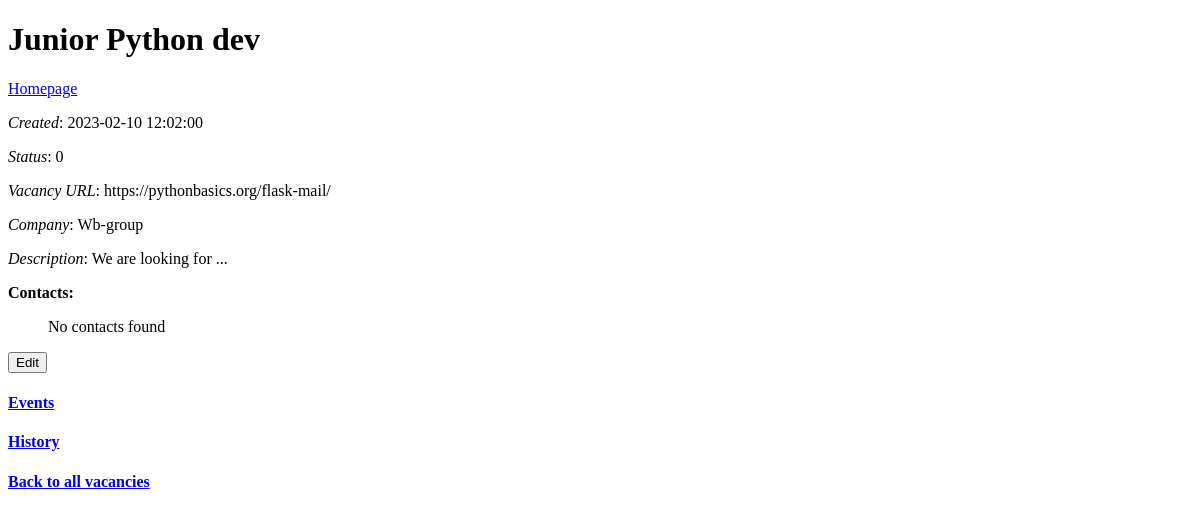
The page /vacancy/4 on the database as committed earlier.
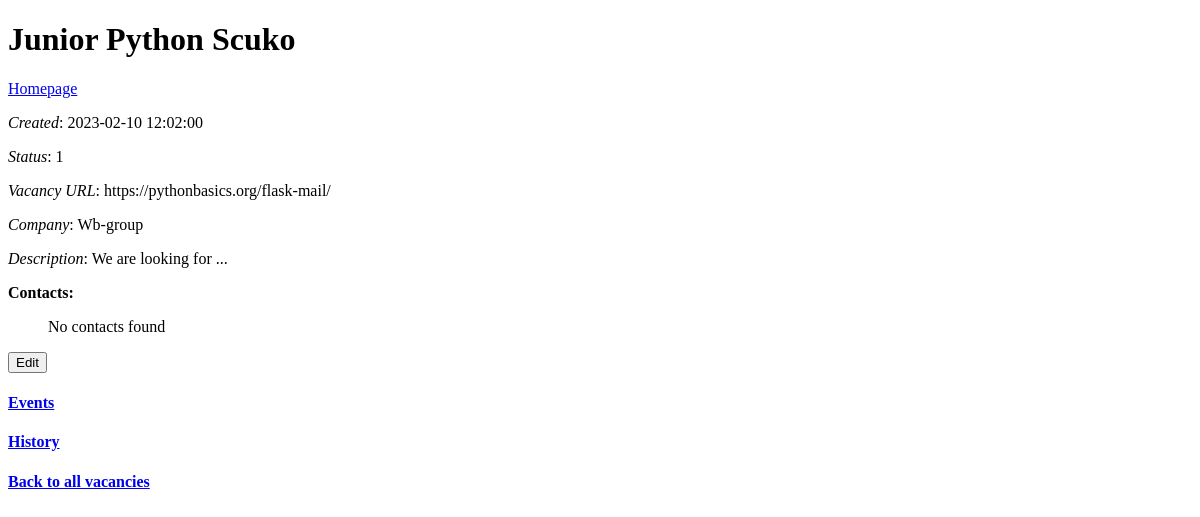
The same page on the database as committed later.
### models.py (models this page shows, shortened)
class Vacancy(Base):
    __tablename__ = 'vacancy'
    id = Column(Integer, primary_key=True, autoincrement=True)
    creation_date = Column(DateTime, default=datetime.utcnow())
    user_id = Column(Integer, ForeignKey('user.id'), nullable=False)
    position_name = Column(String(120), nullable=False)
    company = Column(String(120), nullable=False)
    contacts_ids = Column(String(120), nullable=True)
    description = Column(Text, nullable=False)
    url = Column(String(150), nullable=True)
    comment = Column(Text, nullable=True)
    status = Column(Integer, nullable=False)

### app.py (the view, shortened to what this page needs)
@app.route('/vacancy/<int:vacancy_id>', methods=['GET', 'POST'])
def vacancy(vacancy_id):
    db.init_db()
    contact = Contact(vacancy_id)
    specific_vacancy = db.db_session.query(Vacancy).filter_by(id=vacancy_id).first()
    return render_template('vacancy.html',
                           title=specific_vacancy.position_name,
                           specific_vacancy=specific_vacancy,
                           contacts=contact.get_contacts)

### library.py (called while the page is built)
    @property
    def get_contacts(self):
        contacts_list = []
        vacancy_contact = []
        for vacancy in data.vacancies:
            if vacancy.get('id', None) == self.vacancy_id:
                if vacancy.get('contacts_ids', None):
                    vacancy_contact = vacancy.get('contacts_ids')
        for contact in data.contacts:
            contacts_list.append(contact) if contact['id'] in vacancy_contact else None
        if not contacts_list:
            contacts_list.append('No contacts found')
        return contacts_list

### templates/vacancy.html (shortened to what this page needs)
{% extends 'base.html' %}
{% block body %}
<h1>{{title}}</h1>
<p><a href="/">Homepage</a></p>
        <p><i>Created</i>: {{specific_vacancy.creation_date}}</p>
        <p><i>Status</i>: {{specific_vacancy.status}}</p>
        <p><i>Vacancy URL</i>: {{specific_vacancy.url}}</p>
        <p><i>Company</i>: {{specific_vacancy.company}}</p>
        <p><i>Description</i>: {{specific_vacancy.description}}</p>
        <p><b>Contacts:</b></p>
        {% for contact in contacts %}
            <ul>
                {{contact}}
            </ul>
        {% endfor %}
<p><button id="edit_button" onclick="show_vacancy_edit_form()">Edit</button></p>
    <h4><a href="/vacancy/{{specific_vacancy.id}}/events">Events</a></h4>
    <h4><a href="/vacancy/{{specific_vacancy.id}}/history">History</a></h4>
    <h4><a href="/vacancies">Back to all vacancies</a></h4>
{% endblock %}

Rows that differ between the two databases and show on the page:
changed Vacancy "https://pythonbasics.org/flask-mail/": position_name "Junior Python dev" → "Junior Python Scuko"; status "0" → "1"
